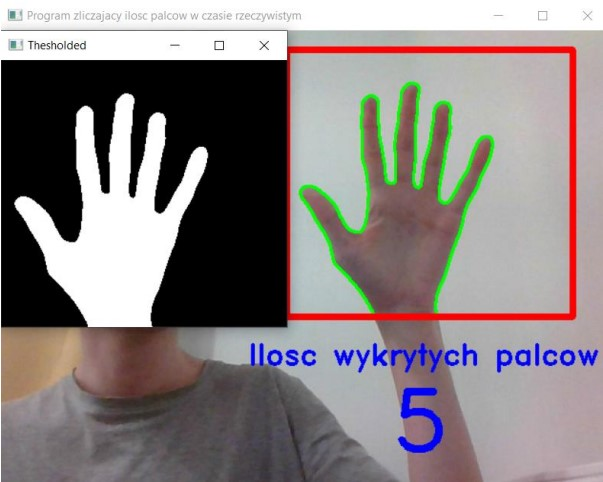
#> input picture images/5_fingers.jpg, 603 x 482 px, given in place of the camera
$ python main_2.py
#> lines starting #> are read from the running program, lines starting #| are printed output that depends on the picture; after the words box and inside, x2 and y2 are one past the last pixel; in counts of white or black regions, pixels touching at a corner belong together
import cv2 as cv
import numpy as np
import math
#image1 = cv.imread("zdjecie.jpg")
cap = cv.VideoCapture(0)
while cap.isOpened():
    ret, img = cap.read()
#> img is the input picture: shape (482, 603, 3); mean B, G, R 129.3, 129.6, 136.6
    cv.rectangle(img, (50, 75), (275, 300), (0, 0, 255), 2)  # Utworzenie kwadratu to zczytywania dłoni
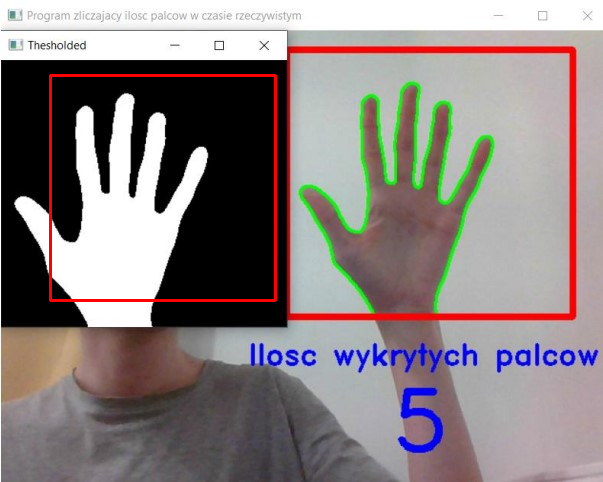
#> img: shape (482, 603, 3); 0.93% of pixels changed, all inside (x1, y1, x2, y2) = (49, 74, 277, 302)
    crop = img[75:300, 50:275]  # Skopiowanie pola kwadratu do procesu przetwarzania danych
    #difference = cv.subtract(crop, image1)
    grey = cv.cvtColor(crop, cv.COLOR_BGR2GRAY)  # Zastosowanie Skali szarości
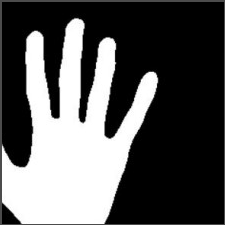
#> grey: shape (225, 225); min 0, max 255, mean 87.1
    gauss = cv.GaussianBlur(grey, (35, 35), 0)  # Blurowanie Gausowskie
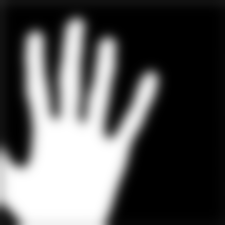
#> gauss: shape (225, 225); min 0, max 255, mean 86.8
    ret, thresh = cv.threshold(gauss, 127, 255, cv.THRESH_BINARY_INV + cv.THRESH_OTSU)  # Thresholding
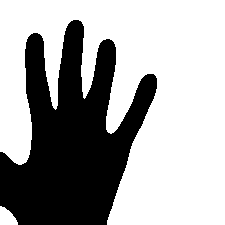
#> thresh: shape (225, 225); 64.7% white; 1 black region
#> ret = 116

    # Wyrysowanie konturu dloni na podstawie zbinaryzowanego obrazu
    contours, hierarchy = cv.findContours(thresh, cv.RETR_TREE, cv.CHAIN_APPROX_SIMPLE)
#> contours = 2 contours; box (x1, y1, x2, y2) and area: (0, 0, 225, 225) 31763, (0, 206, 18, 225) 208
    # Maksymalne punkty konturu
    max_cnt = max(contours, key=cv.contourArea)
#> max_cnt = contour of 345 points, box (x1, y1, x2, y2) (0, 0, 225, 225), area 31763
    cv.drawContours(crop, max_cnt, -1, (255, 0, 0), 2)

    # Na podstawie max_cnt wyrysowanie boksa
    convhull = cv.convexHull(max_cnt, returnPoints=True)
#> convhull = [[224, 0], [224, 224], [107, 224], [14, 162], [0, 151], [0, 0]]
    cv.drawContours(crop, [convhull], -1, (0, 255, 0), 2, 1)
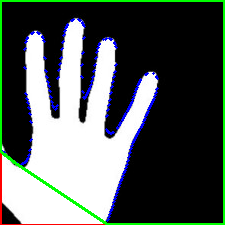
#> crop: shape (225, 225, 3); mean B, G, R 88.1, 91.3, 83.3

    # Znalezienie srodka dloni na podstawie max_cnt
    M = cv.moments(max_cnt)
#> M = moments, m00 31763, centre m10/m00, m01/m00 = (135.8, 96.49)
    if M["m00"] != 0:
        cX = int(M["m10"] / M["m00"])
#> cX = 135
        cY = int(M["m01"] / M["m00"])
#> cY = 96
        # Wyrysowanie zoltego srodka dloni
        cv.circle(crop, (cX, cY), 6, (0, 255, 255), 1)
#> crop: shape (225, 225, 3); 0.06% of pixels changed, all inside (x1, y1, x2, y2) = (129, 90, 142, 103)

    # Aproksymacja konturu
    contour_poly = cv.approxPolyDP(max_cnt, 0.01 * cv.arcLength(max_cnt, True), True)
#> contour_poly = contour of 14 points, box (x1, y1, x2, y2) (0, 0, 225, 225), area 33008
    # Wypuklosci
    hull = cv.convexHull(contour_poly, returnPoints=False)
#> hull = [13, 12, 11, 1, 0]
    # Znalezienie punktow Wkleslych
    defects = cv.convexityDefects(contour_poly, hull)
#> defects = [[1, 11, 5, 39168]]

    # Utworzenie petli zliczajacej i wyswietlajacej ilosc palcy
    if defects is not None:
        count_defects = 0;
        points = []
        for i in range(defects.shape[0]):
            start_index, end_index, far_pt_index, fix_dept = defects[i][0]
            start_pts = tuple(contour_poly[start_index][0])  # Rozpoczecie wkleslosci
            end_pts = tuple(contour_poly[end_index][0])  # Zakonczenie wkleslosci
            mid_pts = (int((start_pts[0] + end_pts[0]) / 2),
                       int((start_pts[1] + end_pts[1]) / 2))  # Srodek linni laczacej star i end
            far_pts = tuple(contour_poly[far_pt_index][0])  # punkt wkleslosci

            points.append(mid_pts)

            cv.circle(crop, mid_pts, 2, (204, 204, 255), 2)  # Rozowy
            cv.circle(crop, start_pts, 2, (0, 128, 0), 2)  # Zielony (BGR)
            cv.circle(crop, end_pts, 2, (0, 0, 255), 2)  # Czerwony
            cv.circle(crop, far_pts, 2, (0, 0, 0), 2)  # Czarny

            #cv.line(crop, start_pts, end_pts, (204, 0, 102), 2) #Fioletowa
            #cv.line(crop, start_pts, far_pts, (255, 255, 0), 2)#Jasny niebieski
            #cv.line(crop, end_pts, far_pts, (255,255,0), 2)#Jasny niebieski

            # Znajdujemy dlugosci kazdego z bokow
            a = np.sqrt((end_pts[0] - start_pts[0]) ** 2 + (end_pts[1] - start_pts[1]) ** 2)
            b = math.sqrt((far_pts[0] - start_pts[0]) ** 2 + (far_pts[1] - start_pts[1]) ** 2)
            c = math.sqrt((end_pts[0] - far_pts[0]) ** 2 + (end_pts[1] - far_pts[1]) ** 2)

            # Znajdujemy kat na podstawie twierdzenia cosinusow
            angle = math.acos((b ** 2 + c ** 2 - a ** 2) / (2 * b * c))

            # Wzor herona na pole trojkata
            s = (a + b + c) / 2
            ar = math.sqrt(s * (s - a) * (s - b) * (s - c))
            d = ar / a

            if angle <= 90 and (d > 5 and b > 5):
                count_defects += 1
#> this loop made 1 pass
#> (start_index, end_index, far_pt_index, fix_dept, start_pts, end_pts, mid_pts, far_pts) on pass 1: (1, 11, 5, 39168, (0, 151), (107, 224), (53, 187), (78, 19))
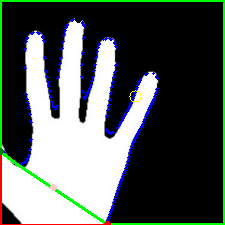
#> crop: shape (225, 225, 3); mean B, G, R 87.9, 91.1, 83.5
#> after the loop, count_defects = 1; points = [(53, 187)]

        if count_defects == 1:
            cv.putText(img, "1 Palec", (100, 50), cv.FONT_HERSHEY_DUPLEX, 1, 3)
        elif count_defects == 2:
            cv.putText(img, "2 Palce", (100, 50), cv.FONT_HERSHEY_DUPLEX, 1, 3)
        elif count_defects == 3:
            cv.putText(img, "3 Palce", (100, 50), cv.FONT_HERSHEY_DUPLEX, 1, 3)
        elif count_defects == 4:
            cv.putText(img, "4 Palce", (100, 50), cv.FONT_HERSHEY_DUPLEX, 1, 3)
        elif count_defects == 5:
            cv.putText(img, "5 Palcy", (100, 50), cv.FONT_HERSHEY_DUPLEX, 1, 3)
        elif count_defects > 5:
            cv.putText(img, "5 Palcy", (100, 50), cv.FONT_HERSHEY_DUPLEX, 1, 3)
        else:
            cv.putText(img, "0 Palcy", (100, 50), cv.FONT_HERSHEY_DUPLEX, 1, 3)

    cv.putText(img, "Dopasuj dlon do czerwonego kwadratu", (5, 450), cv.FONT_HERSHEY_DUPLEX, 1, (125, 246, 55), 1)
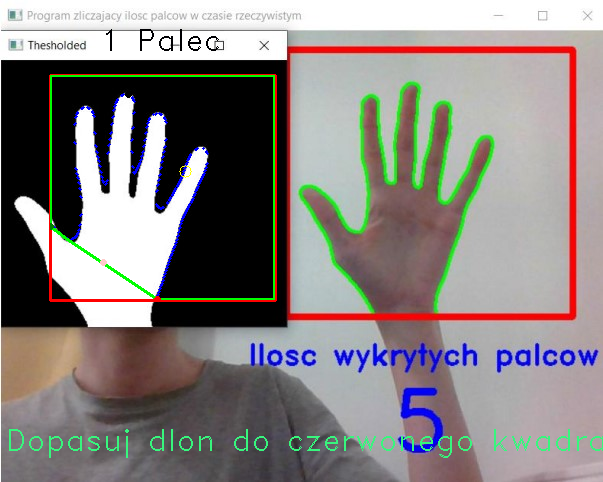
#> img: shape (482, 603, 3); mean B, G, R 129.1, 131, 136.3
    cv.imshow('Gesture', img)
    cv.imshow('Crop', crop)
    cv.imshow('Grey', grey)
    cv.imshow('GaussianBlur', gauss)
    cv.imshow('Thresholding', thresh)

    if cv.waitKey(1) == ord('q'):
#> (key q is pressed here)
        break
cap.release()
cv.destroyAllWindows()

$ run again, on images/main_window.jpg
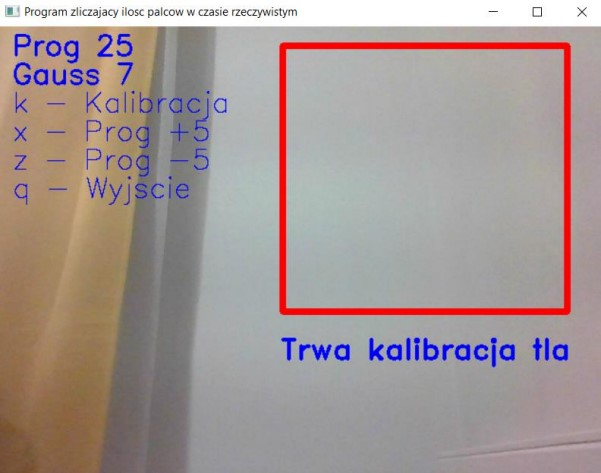
#> input picture images/main_window.jpg, 601 x 473 px, given in place of the camera
#> img is the input picture: shape (473, 601, 3); mean B, G, R 149.1, 151.6, 164.5
#> `ret, thresh = cv.threshold(gauss, 127, 255, cv.THRESH_BINARY_INV + cv...`:
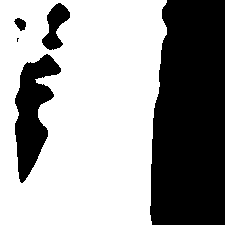
#> thresh: shape (225, 225); 61.9% white; 5 black regions (1 under 20 px)
#> ret = 150
#> contours = 5 contours, 1 with area under 20; largest, box (x1, y1, x2, y2) and area: (0, 0, 167, 225) 34806, (14, 53, 62, 184) 3222, (41, 2, 71, 51) 740, (13, 17, 27, 32) 117
#> max_cnt = contour of 60 points, box (x1, y1, x2, y2) (0, 0, 167, 225), area 34806
#> convhull = [[166, 0], [166, 34], [151, 224], [0, 224], [0, 0]]
#> M = moments, m00 34805.5, centre m10/m00, m01/m00 = (77.78, 109.9)
#> cX = 77
#> cY = 109
#> contour_poly = [[0, 0], [0, 224], [151, 224], [166, 0]]
#> hull = [3, 2, 1, 0]
#> `cv.putText(img, "Dopasuj dlon do czerwonego kwadratu", (5, 450), cv.FO..`:
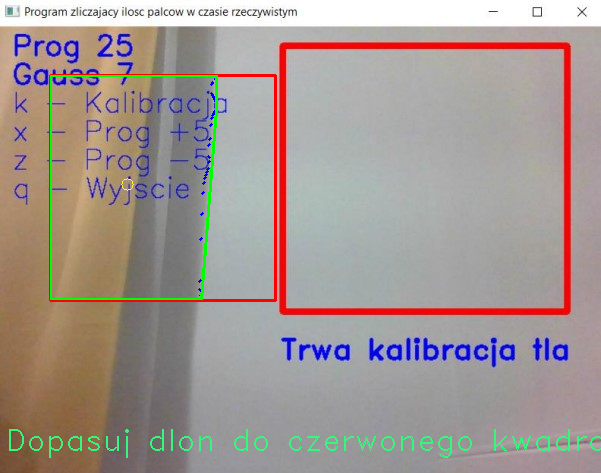
#> img: shape (473, 601, 3); mean B, G, R 147.3, 152.1, 163.3
